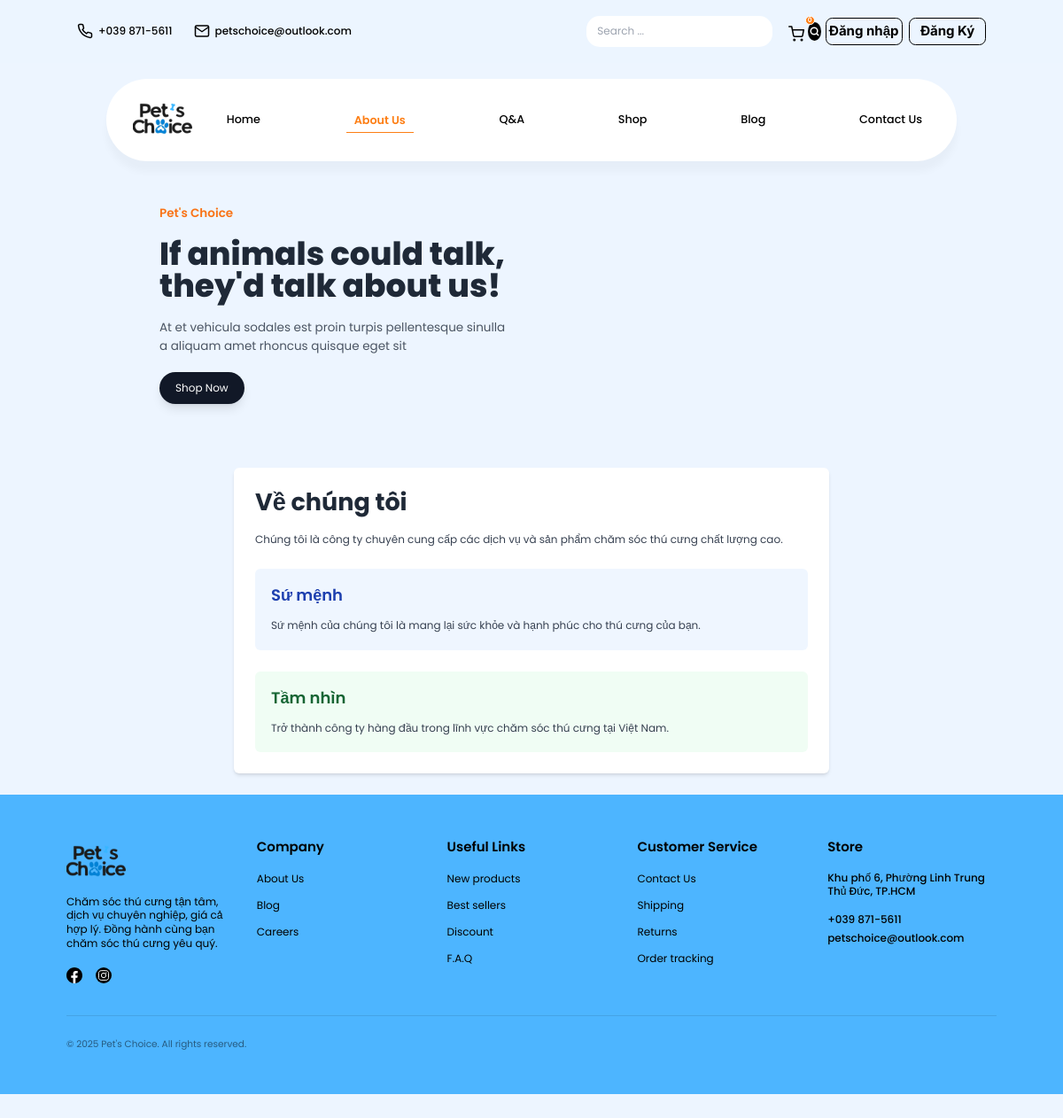
/public/about, run on the app's committed database.
### tables this page shows
CREATE TABLE IF NOT EXISTS about_page (
    id INT PRIMARY KEY AUTO_INCREMENT,
    title VARCHAR(255) DEFAULT 'About us',
    description TEXT,
    mission TEXT,
    vision TEXT,
    image VARCHAR(255),
    updated_at TIMESTAMP NULL DEFAULT NULL ON UPDATE CURRENT_TIMESTAMP
);

### app/core/Controller.php (called while the page is built, shortened)
<?php
class Controller
{
    protected function view(string $view, array $data = [], string $title = null, string $layout = 'main'): void
    {
        $viewFile = __DIR__ . '/../views/' . str_replace('.', '/', $view) . '.php';
        extract($data);
        $content = function () use ($viewFile, $data) {
            extract($data);
            require $viewFile;
        };
        $layoutFile = __DIR__ . '/../views/layouts/' . $layout . '.php';
        require $layoutFile;
    }
}

### app/controllers/AboutController.php (called while the page is built, shortened)
<?php
class AboutController extends Controller
{
    public function index(): void
    {
        $about = About::get();
        $homeData = Home::get();
        $this->view('about.index', [
            'title' => 'Giới thiệu - ' . APP_NAME,
            'about' => $about,
            'homeData' => $homeData,
            'activeMenu' => 'about',
            'hideBlogHero' => true,
        ], null, 'public');
    }
}

### app/core/Router.php (called while the page is built, shortened)
<?php
class Router
{
    private array $routes = [
        'GET' => [],
        'POST' => [],
    ];
    private string $basePath = '';
    public function __construct()
    {
        $base = parse_url(BASE_URL, PHP_URL_PATH) ?: '';
        $this->basePath = rtrim($base, '/');
    }
    public function get(string $path, string $handler): void
    {
        $this->routes['GET'][$this->normalize($path)] = $handler;
    }
    public function post(string $path, string $handler): void
    {
        $this->routes['POST'][$this->normalize($path)] = $handler;
    }
    private function normalize(string $path): string
    {
        $path = parse_url($path, PHP_URL_PATH) ?: '/';
        $path = preg_replace('#/+#','/',$path);
        if ($this->basePath !== '' && $this->basePath !== '/') {
            if (str_starts_with($path, $this->basePath)) {
                $path = substr($path, strlen($this->basePath));
            }
        }
        $path = '/' . trim($path, '/');
        return $path === '//' ? '/' : $path;
    }
    public function dispatch(string $method, string $uri): void
    {
        $path = $this->normalize($uri);
        $handler = $this->routes[$method][$path] ?? null;
        [$controllerName, $action] = explode('@', $handler);
        $controller = new $controllerClass();
        $controller->$action();
    }
}

### public/index.php (called while the page is built, shortened)
<?php
require_once __DIR__ . '/../app/core/Database.php';
require_once __DIR__ . '/../app/core/Controller.php';
require_once __DIR__ . '/../app/core/Router.php';
$baseDir = __DIR__ . '/../app/';
spl_autoload_register(function ($class) use ($baseDir) {
    $class = ltrim($class, '\\');
    if (str_starts_with($class, 'App\\')) {
        $relative = str_replace('App\\', '', $class);
        $path = $baseDir . str_replace('\\', '/', $relative) . '.php';
    } elseif (str_starts_with($class, 'Core\\')) {
        $relative = str_replace('Core\\', 'core\\', $class);
        $path = $baseDir . str_replace('\\', '/', $relative) . '.php';
        if (is_file($path)) require_once $path;
    }
});
$router = new Router();
$router->get('/', 'HomeController@index');
$router->get('/login', 'AuthController@login');
$router->post('/login', 'AuthController@doLogin');
$router->get('/register', 'AuthController@register');
$router->post('/register', 'AuthController@doRegister');
$router->get('/logout', 'AuthController@logout');
$router->get('/about', 'AboutController@index');
$router->get('/shop', 'ProductController@index');
$router->get('/products', 'ProductController@index');
$router->get('/products/show', 'ProductController@show');
$router->get('/cart', 'CartController@index');
$router->post('/cart/add', 'CartController@add');
$router->post('/cart/update', 'CartController@update');
$router->post('/cart/remove', 'CartController@remove');
$router->get('/cart/checkout', 'CartController@checkout');
$router->get('/orders', 'OrderController@index');
$router->get('/orders/show', 'OrderController@show');
$router->post('/orders/checkout', 'OrderController@checkout');
$router->get('/profile', 'ProfileController@index');
$router->get('/profile/edit', 'ProfileController@edit');
$router->post('/profile/update', 'ProfileController@update');
$router->get('/profile/change-password', 'ProfileController@changePassword');
$router->post('/profile/update-password', 'ProfileController@updatePassword');
$router->get('/faq', 'FAQController@index');
$router->get('/page/show', 'PageController@show');
$router->get('/contact', 'ContactController@index');
$router->post('/contact/submit', 'ContactController@submit');
$router->get('/posts', 'PostController@index');
$router->get('/posts/show', 'PostController@show');
$router->post('/posts/comment', 'PostController@submitComment');
$router->get('/admin', 'Admin\\PageController@dashboard');
$router->post('/admin/upload/image', 'Admin\\UploadController@image');
$router->get('/admin/about', 'Admin\\AboutController@index');
$router->post('/admin/about/update', 'Admin\\AboutController@update');
$router->get('/admin/products', 'Admin\\ProductController@index');
$router->get('/admin/products/create', 'Admin\\ProductController@create');
$router->post('/admin/products/store', 'Admin\\ProductController@store');
$router->get('/admin/products/edit', 'Admin\\ProductController@edit');
$router->post('/admin/products/update', 'Admin\\ProductController@update');
$router->post('/admin/products/delete', 'Admin\\ProductController@delete');
$router->get('/admin/orders', 'Admin\\OrderController@index');
$router->get('/admin/orders/show', 'Admin\\OrderController@show');
$router->post('/admin/orders/update-status', 'Admin\\OrderController@updateStatus');
$router->get('/admin/users', 'Admin\\UserController@index');
$router->get('/admin/users/show', 'Admin\\UserController@show');
$router->post('/admin/users/update-status', 'Admin\\UserController@updateStatus');
$router->post('/admin/users/reset-password', 'Admin\\UserController@resetPassword');
$router->post('/admin/users/delete', 'Admin\\UserController@delete');
$router->get('/admin/faqs', 'Admin\\FAQController@index');
$router->get('/admin/faqs/create', 'Admin\\FAQController@create');
$router->post('/admin/faqs/store', 'Admin\\FAQController@store');
$router->get('/admin/faqs/edit', 'Admin\\FAQController@edit');
$router->post('/admin/faqs/update', 'Admin\\FAQController@update');
$router->post('/admin/faqs/delete', 'Admin\\FAQController@delete');
$router->get('/admin/posts', 'Admin\\PostController@index');
$router->get('/admin/posts/create', 'Admin\\PostController@create');
$router->post('/admin/posts/store', 'Admin\\PostController@store');
$router->get('/admin/posts/edit', 'Admin\\PostController@edit');
$router->post('/admin/posts/update', 'Admin\\PostController@update');
$router->post('/admin/posts/delete', 'Admin\\PostController@delete');
$router->get('/admin/comments', 'Admin\\CommentController@index');
$router->post('/admin/comments/approve', 'Admin\\CommentController@approve');
$router->post('/admin/comments/reject', 'Admin\\CommentController@reject');
$router->post('/admin/comments/delete', 'Admin\\CommentController@delete');
$router->get('/admin/home', 'Admin\\HomeController@index');
$router->post('/admin/home/update', 'Admin\\HomeController@update');
$router->get('/admin/pages', 'Admin\\PageController@index');
$router->get('/admin/pages/create', 'Admin\\PageController@create');
$router->post('/admin/pages/store', 'Admin\\PageController@store');
$router->get('/admin/pages/edit', 'Admin\\PageController@edit');
$router->post('/admin/pages/update', 'Admin\\PageController@update');
$router->post('/admin/pages/delete', 'Admin\\PageController@delete');
$router->get('/admin/contacts', 'Admin\\ContactController@index');
$router->get('/admin/contacts/show', 'Admin\\ContactController@show');
$router->post('/admin/contacts/update-status', 'Admin\\ContactController@updateStatus');
$router->post('/admin/contacts/reply', 'Admin\\ContactController@reply');
$router->post('/admin/contacts/delete', 'Admin\\ContactController@delete');
$router->dispatch($_SERVER['REQUEST_METHOD'], $_SERVER['REQUEST_URI']);

### app/core/Database.php (called while the page is built, shortened)
<?php
class Database
{
    private static ?PDO $pdo = null;
    public static function conn(): PDO
    {
        if (self::$pdo === null) {
            $dsn = 'mysql:host=' . DB_HOST . ';dbname=' . DB_NAME . ';charset=' . DB_CHARSET;
            $options = [
                PDO::ATTR_ERRMODE => PDO::ERRMODE_EXCEPTION,
                PDO::ATTR_DEFAULT_FETCH_MODE => PDO::FETCH_ASSOC,
                PDO::ATTR_EMULATE_PREPARES => false,
            ];
            try {
                self::$pdo = new PDO($dsn, DB_USER, DB_PASS, $options);
            } catch (PDOException $e) {
                http_response_code(500);
                echo 'Database connection failed.';
                error_log('DB Error: ' . $e->getMessage());
                exit;
            }
        }
        return self::$pdo;
    }
}

### app/Models/About.php (called while the page is built, shortened)
<?php
class About
{
    public static function get(): ?array
    {
        $sql = "SELECT * FROM about_page ORDER BY id DESC LIMIT 1";
        $stmt = Database::conn()->query($sql);
        $row = $stmt->fetch(PDO::FETCH_ASSOC);
        return $row ?: null;
    }
}

### app/views/about/index.php (the view, shortened to what this page needs)
<?php
$about = $about ?? null;
?>
<section class="py-16">
    <div class="max-w-6xl mx-auto px-4 grid gap-12 lg:grid-cols-2 items-center">
        <div class="space-y-6">
            <p class="text-[#f97316] font-semibold text-lg">Pet's Choice</p>
            <h1 class="text-4xl md:text-5xl font-extrabold leading-tight text-[#1f2937]">
                If animals could talk,<br>they'd talk about us!
            </h1>
            <p class="text-gray-600 text-lg leading-relaxed">
                At et vehicula sodales est proin turpis pellentesque sinulla a aliquam amet rhoncus quisque eget sit
            </p>
            <button class="inline-flex items-center justify-center px-6 py-3 bg-[#111827] text-white rounded-full shadow-lg hover:bg-[#0b1220] transition" onclick="window.location='<?= BASE_URL ?>shop'">
                Shop Now
            </button>
        </div>
        <div class="flex justify-center relative">
            <div class="relative w-full max-w-md">
                <div class="relative flex justify-around items-end h-64 z-10">
                </div>
            </div>
        </div>
    </div>
</section>
<div class="container mx-auto px-4 py-8">
    <div class="max-w-4xl mx-auto">
        <?php if ($about): ?>
            <div class="bg-white rounded-lg shadow-md overflow-hidden">
                <div class="p-6 md:p-8">
                    <h1 class="text-3xl md:text-4xl font-bold mb-6 text-gray-800">
                        <?= htmlspecialchars($about['title'] ?? 'Về chúng tôi') ?>
                    </h1>
                    <?php if (!empty($about['description'])): ?>
                        <div class="prose max-w-none mb-8 text-gray-700">
                            <?= nl2br(htmlspecialchars($about['description'])) ?>
                        </div>
                    <?php endif; ?>
                    <?php if (!empty($about['mission'])): ?>
                        <div class="mb-8 p-6 bg-blue-50 rounded-lg">
                            <h2 class="text-2xl font-semibold mb-4 text-blue-800">Sứ mệnh</h2>
                            <p class="text-gray-700 leading-relaxed">
                                <?= nl2br(htmlspecialchars($about['mission'])) ?>
                            </p>
                        </div>
                    <?php endif; ?>
                    <?php if (!empty($about['vision'])): ?>
                        <div class="p-6 bg-green-50 rounded-lg">
                            <h2 class="text-2xl font-semibold mb-4 text-green-800">Tầm nhìn</h2>
                            <p class="text-gray-700 leading-relaxed">
                                <?= nl2br(htmlspecialchars($about['vision'])) ?>
                            </p>
                        </div>
                    <?php endif; ?>
                </div>
            </div>
        <?php else: ?>
            <div class="bg-white rounded-lg shadow-md p-8 text-center">
                <p class="text-gray-600">Nội dung đang được cập nhật...</p>
            </div>
        <?php endif; ?>
    </div>
</div>

### public/assets/css/public.css (style rules this page uses)
:root { --orange-500: #FD7E14; --orange-accent: #FF8D28; --black: #000; --white: #FFF; --gray-100: #F8F9FA; --gray-300: #D9D9D9; --gray-600: #6C757D; --black-60: rgba(0, 0, 0, 0.6); --black-50: rgba(0, 0, 0, 0.5); --blue-light: #EDF5FF; --blue-primary: #4DB5FF; --purple-primary: #4144A0; }
* { margin: 0; padding: 0; box-sizing: border-box; }
html, body { font-family: 'Poppins', sans-serif; background-color: var(--blue-light); color: var(--black); line-height: 1.6; }
body { min-height: 100vh; display: flex; flex-direction: column; }
.container { max-width: 1400px; margin: 0 auto; padding: 32px 16px; }
@media (min-width: 1200px) { body { zoom: 0.75; -moz-transform: scale(0.75); -moz-transform-origin: top center; } }

### data on the page
about_page: title "Về chúng tôi", description "Chúng tôi là công ty chuyên cung cấp các dịch vụ và sản phẩm chăm sóc thú cưng chất lượng cao.", mission "Sứ mệnh của chúng tôi là mang lại sức khỏe và hạnh phúc cho thú cưng của bạn.", vision "Trở thành công ty hàng đầu trong lĩnh vực chăm sóc thú cưng tại Việt Nam."
